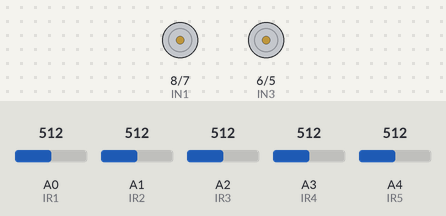
Recording of a sketch running on a simulated Arduino Uno, built with avr-gcc and run on an emulated ATmega328P. Parts: motor-driver pin pairs drawn as motors (green arrow = first pin HIGH = forward, orange = second pin HIGH = backward, longer = more drive, scaled by the enable pin). Inputs (shaded band) come from the test bench; at power-on: A0 (IR1) = 512, A1 (IR2) = 512, A2 (IR3) = 512, A3 (IR4) = 512, A4 (IR5) = 512.

Above: at 1.2 s.
1.3 s: A0 (IR1) set to 111
2.8 s: A0 (IR1) set to 94
At 3.6 s:
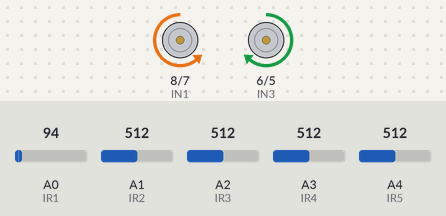
4.3 s: A1 (IR2) set to 106
5.8 s: A1 (IR2) set to 92
At 7.0 s:
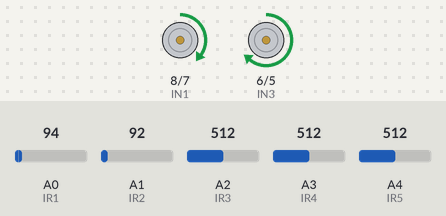
7.3 s: A2 (IR3) set to 107
8.8 s: A2 (IR3) set to 92
At 9.3 s:
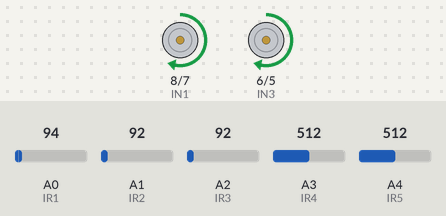
Timing chart, 0 to 11.3 s (numbered marks = the images above; inputs shaded):
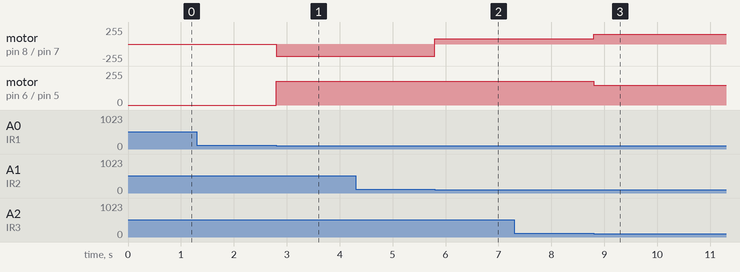

The sketch:

meshmarize.ino
```cpp
// MESHMERIZE - Autonomous Maze Solving Bot
// Techfest IIT Bombay 2026 | PCE Nagpur Zonals
// Author: Chetan Kolhe
// Hardware: Arduino UNO + 5x IR Sensors + L298N

// IR Sensors (A0 to A4)
#define IR1 A0
#define IR2 A1
#define IR3 A2
#define IR4 A3
#define IR5 A4

// L298N Motor Driver Pins
#define ENA 9
#define ENB 10
#define IN1 8
#define IN2 7
#define IN3 6
#define IN4 5

int baseSpeed = 150;

void setup() {
  pinMode(IR1, INPUT);
  pinMode(IR2, INPUT);
  pinMode(IR3, INPUT);
  pinMode(IR4, INPUT);
  pinMode(IR5, INPUT);

  pinMode(ENA, OUTPUT);
  pinMode(ENB, OUTPUT);
  pinMode(IN1, OUTPUT);
  pinMode(IN2, OUTPUT);
  pinMode(IN3, OUTPUT);
  pinMode(IN4, OUTPUT);

  Serial.begin(9600);
}

void loop() {
  int s1 = analogRead(IR1);
  int s2 = analogRead(IR2);
  int s3 = analogRead(IR3);
  int s4 = analogRead(IR4);
  int s5 = analogRead(IR5);

  // Black Line Logic (20-30 = Black, 1000+ = White)
  bool left2 = s1 < 100;
  bool left1 = s2 < 100;
  bool center = s3 < 100;
  bool right1 = s4 < 100;
  bool right2 = s5 < 100;

  // Straight
  if (center) {
    forward();
  }
  // Slight left/right correction
  else if (left1) {
    slightLeft();
  }
  else if (right1) {
    slightRight();
  }
  // Sharp turns at junction
  else if (left2) {
    sharpLeft();
  }
  else if (right2) {
    sharpRight();
  }
  else {
    stopBot();
  }
}

void forward() {
  digitalWrite(IN1, HIGH); digitalWrite(IN2, LOW);
  digitalWrite(IN3, HIGH); digitalWrite(IN4, LOW);
  analogWrite(ENA, baseSpeed); analogWrite(ENB, baseSpeed);
}
void slightLeft() {
  digitalWrite(IN1, HIGH); digitalWrite(IN2, LOW);
  digitalWrite(IN3, HIGH); digitalWrite(IN4, LOW);
  analogWrite(ENA, 80); analogWrite(ENB, 180);
}
void slightRight() {
  digitalWrite(IN1, HIGH); digitalWrite(IN2, LOW);
  digitalWrite(IN3, HIGH); digitalWrite(IN4, LOW);
  analogWrite(ENA, 180); analogWrite(ENB, 80);
}
void sharpLeft() {
  digitalWrite(IN1, LOW); digitalWrite(IN2, HIGH);
  digitalWrite(IN3, HIGH); digitalWrite(IN4, LOW);
  analogWrite(ENA, 180); analogWrite(ENB, 180);
}
void sharpRight() {
  digitalWrite(IN1, HIGH); digitalWrite(IN2, LOW);
  digitalWrite(IN3, LOW); digitalWrite(IN4, HIGH);
  analogWrite(ENA, 180); analogWrite(ENB, 180);
}
void stopBot() {
  digitalWrite(IN1, LOW); digitalWrite(IN2, LOW);
  digitalWrite(IN3, LOW); digitalWrite(IN4, LOW);
}
```

Measured:
- the behaviour switches between 100 and 99 on A0 (IR1) (found by bisection; images 0 and 1)
- the behaviour switches between 100 and 99 on A1 (IR2) (found by bisection; images 1 and 2)
- the behaviour switches between 100 and 99 on A2 (IR3) (found by bisection; images 2 and 3)
- after the input at 1.3 s, every drawn part: stays the same
- after the input at 2.8 s, motor on pin 8 (IN1) / pin 7 (IN2): stopped → backward 180/255 at once; motor on pin 6 (IN3) / pin 5 (IN4): stopped → forward 180/255 at once
- after the input at 4.3 s, every drawn part: stays the same
- after the input at 5.8 s, motor on pin 8 (IN1) / pin 7 (IN2): backward 180/255 → forward 80/255 at once
- after the input at 7.3 s, every drawn part: stays the same
- after the input at 8.8 s, motor on pin 8 (IN1) / pin 7 (IN2): forward 80/255 → forward 150/255 at once; motor on pin 6 (IN3) / pin 5 (IN4): forward 180/255 → forward 150/255 at once
